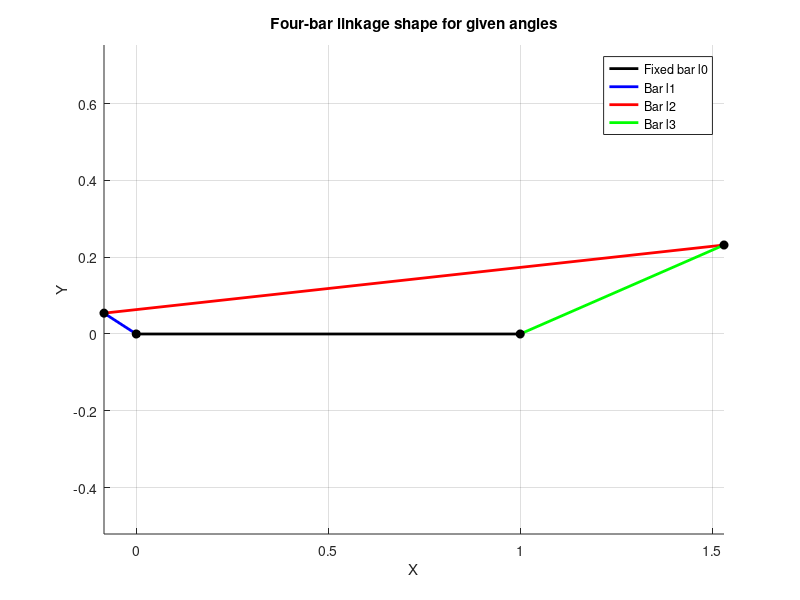

Source code (MATLAB):
clear; close all; clc;

%% Parameters
% Bars
l_1 = 0.1;                      % Length bar l1
l_0 = 1;                        % Length bar l0 (fixed)
l_3 = 0.5792;       % Length bar l3

% Given angles
theta1 = 147.1302;  % Replace with the known value for theta1
theta3 = 23.5874;               % Replace with the known value for theta3

% Bar l3 end coordinates (based on theta3)
x3 = l_0 + l_3 * cosd(theta3);
y3 = l_3 * sind(theta3);

% Bar l1 end coordinates (based on theta1)
x1 = l_1 * cosd(theta1);
y1 = l_1 * sind(theta1);

% Compute l2 length using distance formula
l_2 = sqrt((x3 - x1)^2 + (y3 - y1)^2);

% Calculate theta2 using atan2
theta2 = atan2(y3 - y1, x3 - x1);
theta2_deg = rad2deg(theta2);

disp(['The length of l2 is: ', num2str(l_2), ' meters.']);
disp(['The angle theta2 (between l2 and the x-axis) is: ', num2str(theta2_deg), ' degrees.']);

%% Display linkage
figure
hold on; grid on; axis equal
title('Four-bar linkage shape for given angles')
% Plot bars
plot([0, l_0], [0, 0], 'k', 'LineWidth', 2); % Fixed bar l0
plot([0, x1], [0, y1], 'b', 'LineWidth', 2); % Bar l1
plot([x1, x3], [y1, y3], 'r', 'LineWidth', 2); % Bar l2
plot([l_0, x3], [0, y3], 'g', 'LineWidth', 2); % Bar l3

% Plot joints
plot(0, 0, 'ko', 'MarkerFaceColor', 'k'); % O joint
plot(l_0, 0, 'ko', 'MarkerFaceColor', 'k'); % O' joint
plot(x1, y1, 'ko', 'MarkerFaceColor', 'k'); % A joint
plot(x3, y3, 'ko', 'MarkerFaceColor', 'k'); % B joint

xlabel('X'); ylabel('Y');
legend('Fixed bar l0', 'Bar l1', 'Bar l2', 'Bar l3', 'Location', 'Best');

